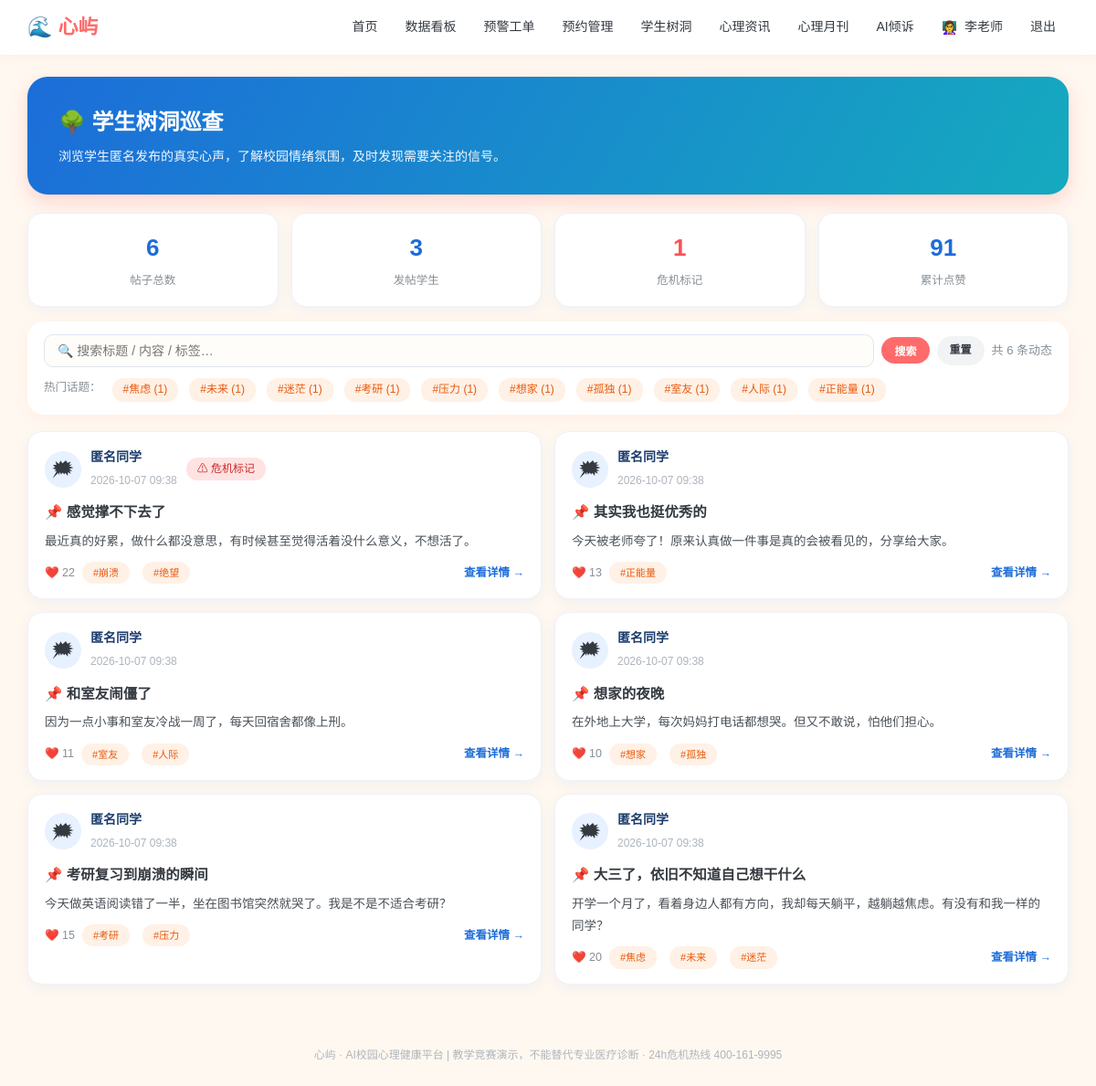
The page /teacher/treehole (signed in) on the database its author committed.
### models.py (models this page shows, shortened)
class User(db.Model):
    __tablename__ = "users"
    id = db.Column(db.Integer, primary_key=True)
    username = db.Column(db.String(64), unique=True, nullable=False)
    password_hash = db.Column(db.String(256), nullable=False)
    role = db.Column(db.String(16), default="student")   # student / counselor / admin
    real_name = db.Column(db.String(64), default="")
    gender = db.Column(db.String(8), default="")
    grade = db.Column(db.String(32), default="")
    major = db.Column(db.String(64), default="")
    phone = db.Column(db.String(32), default="")
    avatar = db.Column(db.String(16), default="🌻")
    avatar_type = db.Column(db.String(16), default="emoji")   # emoji / upload
    avatar_file = db.Column(db.String(128), default="")       # 本地上传头像文件名
    profile_completed = db.Column(db.Boolean, default=False)  # 首次登录是否已完成基本信息
    qualification_no = db.Column(db.String(64), default="")   # 注册系统编号/证书编号
    qualification_verified = db.Column(db.Boolean, default=False)
    student_id = db.Column(db.String(32), default="")
    school = db.Column(db.String(128), default="")
    college = db.Column(db.String(128), default="")
    class_name = db.Column(db.String(64), default="")
    enrollment_year = db.Column(db.String(8), default="")
    education_level = db.Column(db.String(32), default="")
    student_status = db.Column(db.String(32), default="")
    employee_id = db.Column(db.String(32), default="")
    teacher_title = db.Column(db.String(64), default="")
    department = db.Column(db.String(128), default="")
    qualification = db.Column(db.String(256), default="")
    intro = db.Column(db.String(512), default="")
    created_at = db.Column(db.DateTime, default=datetime.now)

class TreePost(db.Model):
    __tablename__ = "tree_posts"
    id = db.Column(db.Integer, primary_key=True)
    user_id = db.Column(db.Integer, db.ForeignKey("users.id"))
    nickname = db.Column(db.String(64), default="匿名同学")
    title = db.Column(db.String(128))
    content = db.Column(db.Text)
    tags = db.Column(db.String(128), default="")
    likes = db.Column(db.Integer, default=0)
    media_kind = db.Column(db.String(16), default="")   # image / audio / video
    media_url = db.Column(db.String(256), default="")   # 相对路径 /static/uploads/...
    crisis_flag = db.Column(db.Boolean, default=False)
    hidden = db.Column(db.Boolean, default=False, server_default="0")  # 学生端仅自己可见
    created_at = db.Column(db.DateTime, default=datetime.now)

### app.py (the view)
@app.route("/teacher/treehole")
@login_required(role="counselor")
def teacher_treehole(u):
    q = (request.args.get("q") or "").strip()
    tag = (request.args.get("tag") or "").strip()
    page = request.args.get("page", 1, type=int)
    per = 12
    query = TreePost.query.filter(TreePost.hidden == False)
    if q:
        query = query.filter(sa_or(TreePost.title.contains(q), TreePost.content.contains(q),
                                   TreePost.tags.contains(q)))
    if tag:
        query = query.filter(TreePost.tags.contains(tag))
    rows, total, pages, page = _treehole_page(query, page, per)
    hot_tags = []
    for p in TreePost.query.all():
        for t in (p.tags or "").split():
            hot_tags.append(t)
    counter = {}
    for t in hot_tags:
        counter[t] = counter.get(t, 0) + 1
    hot_tags = sorted(counter.items(), key=lambda x: -x[1])[:10]
    posts = TreePost.query.filter(TreePost.hidden == False).all()
    post_users = {p.user_id for p in posts}
    stats = {"posts": len(posts), "users": len(post_users),
             "crisis": sum(1 for p in posts if p.crisis_flag),
             "likes": sum(p.likes for p in posts)}
    return render_template("teacher_treehole.html", u=u, posts=rows, q=q, tag=tag,
                           page=page, pages=pages, total=total,
                           hot_tags=hot_tags, stats=stats)

### app.py (called while the page is built)
def login_required(role=None):
    def decor(f):
        @wraps(f)
        def wrapper(*args, **kwargs):
            uid = session.get("uid")
            if not uid:
                return redirect(url_for("login", next=request.path))
            u = db.session.get(User, uid)
            if not u:
                session.clear()
                return redirect(url_for("login"))
            if not u.profile_completed and request.endpoint not in (
                    "profile", "logout", "static", "avatar_upload"):
                flash("首次登录请先完善你的基本信息", "warn")
                return redirect(url_for("profile"))
            if role and u.role != role:
                flash("该页面需要相应权限", "warn")
                return redirect(url_for("index"))
            return f(u, *args, **kwargs)
        return wrapper
    return decor

@app.context_processor
def inject_globals():
    uid = session.get("uid")
    u = db.session.get(User, uid) if uid else None
    def avatar_html(usr, cls="", emoji_cls=""):
        if usr and usr.avatar_type == "upload" and usr.avatar:
            return f'<img class="{cls}" src="{usr.avatar}" alt="头像">'
        return f'<span class="{emoji_cls}">{usr.avatar or "👤" if usr else "👤"}</span>'
    return {"now": datetime.now(), "u": u, "avatar_html": avatar_html}

def _treehole_page(query, page, per):
    total = query.count()
    pages = max(1, (total + per - 1) // per)
    page = min(max(1, page), pages)
    rows = query.order_by(TreePost.created_at.desc()).offset((page - 1) * per).limit(per).all()
    return rows, total, pages, page

### templates/teacher_treehole.html (shortened to what this page needs)
{% extends "base.html" %}
{% block body %}
<div class="hero-banner" style="background:linear-gradient(120deg,#1c6dd9,#15aabf)">
  <h1>🌳 学生树洞巡查</h1>
  <p>浏览学生匿名发布的真实心声，了解校园情绪氛围，及时发现需要关注的信号。</p>
</div>
<div class="th-stats">
  <div class="th-stat"><b>{{ stats.posts }}</b><span>帖子总数</span></div>
  <div class="th-stat"><b>{{ stats.users }}</b><span>发帖学生</span></div>
  <div class="th-stat th-stat-red"><b>{{ stats.crisis }}</b><span>危机标记</span></div>
  <div class="th-stat"><b>{{ stats.likes }}</b><span>累计点赞</span></div>
</div>
<div class="card" style="padding:14px 18px">
  <form method="get" class="th-filter">
    <input type="text" name="q" value="{{ q }}" placeholder="🔍 搜索标题 / 内容 / 标签…">
    <button class="btn btn-sm">搜索</button>
    <a class="btn btn-sm btn-ghost" href="{{ url_for('teacher_treehole') }}">重置</a>
    <span class="th-count">共 {{ total }} 条动态</span>
  </form>
  {% if hot_tags %}
  <div class="th-tags">
    <span style="font-size:12.5px;color:#868e96;margin-right:6px">热门话题：</span>
    {% for t, n in hot_tags %}
    <a class="tag {{ 'tag-blue' if tag==t else '' }}" href="{{ url_for('teacher_treehole', tag=t) }}">#{{ t }} ({{ n }})</a>
    {% endfor %}
  </div>
  {% endif %}
</div>
<div class="th-feed">
  {% for p in posts %}
  {% set s = p.user_id %}
  <div class="th-post">
    <div class="th-post-head">
      <span class="th-emoji">🗯</span>
      <div class="th-post-user">
        <b>{{ p.nickname }}</b>
        <span class="th-time">{{ p.created_at.strftime('%Y-%m-%d %H:%M') }}</span>
      </div>
      {% if p.crisis_flag %}<span class="tag tag-red">⚠ 危机标记</span>{% endif %}
    </div>
    <div class="th-post-title">📌 {{ p.title }}</div>
    <div class="th-post-content">{{ p.content[:220] }}{% if p.content|length>220 %}…{% endif %}</div>
    <div class="th-post-foot">
      <span>❤️ {{ p.likes }}</span>
      {% if p.tags %}{% for t in p.tags.split() %}<span class="tag" style="font-size:11px">#{{ t }}</span>{% endfor %}{% endif %}
      <a class="th-view" href="{{ url_for('treehole_detail', pid=p.id) }}" target="_blank">查看详情 →</a>
    </div>
  </div>
  {% else %}
  <div class="card" style="text-align:center;padding:40px;color:#adb5bd">暂无树洞动态</div>
  {% endfor %}
</div>
{% endblock %}

### templates/base.html (shortened to what this page needs)
<!DOCTYPE html>
<html lang="zh-CN">
<head>
<link href="{{ url_for('static', filename='css/style.css') }}" rel="stylesheet">
</head>
<body>
<nav class="topnav">
  <div class="nav-inner">
    <a class="brand" href="{{ url_for('index') }}">🌊 心屿</a>
    <div class="nav-links">
      {% if u %}
        {% if u.role == 'student' %}
          <a href="{{ url_for('index') }}">首页</a>
          <a href="{{ url_for('assessments') }}">心理测评</a>
          <a href="{{ url_for('treehole') }}">匿名树洞</a>
          <a href="{{ url_for('mood') }}">情绪日记</a>
          <a href="{{ url_for('relax') }}">减压舱</a>
          <a href="{{ url_for('booking') }}">预约咨询</a>
          <a href="{{ url_for('learn') }}">心理成长</a>
          <a href="{{ url_for('chat') }}">AI倾诉</a>
        {% else %}
          <a href="{{ url_for('teacher_home') }}">首页</a>
          <a href="{{ url_for('dash') }}">数据看板</a>
          <a href="{{ url_for('alerts') }}">预警工单</a>
          <a href="{{ url_for('manage_booking') }}">预约管理</a>
          <a href="{{ url_for('teacher_treehole') }}">学生树洞</a>
          <a href="{{ url_for('teacher_news') }}">心理资讯</a>
          <a href="{{ url_for('teacher_journal') }}">心理月刊</a>
          <a href="{{ url_for('chat') }}">AI倾诉</a>
        {% endif %}
        <a class="nav-user" href="{{ url_for('profile') }}" title="个人信息"><span class="nav-avatar-wrap">{{ avatar_html(u, cls="nav-avatar") | safe }}</span> {{ u.real_name or u.username }}</a>
        <a href="{{ url_for('logout') }}">退出</a>
      {% else %}
        <a href="{{ url_for('login') }}">登录</a>
        <a href="{{ url_for('register') }}">注册</a>
      {% endif %}
    </div>
  </div>
</nav>
<main class="container">{% block body %}{% endblock %}</main>
<footer class="footer">心屿 · AI校园心理健康平台 | 教学竞赛演示，不能替代专业医疗诊断 · 24h危机热线 400-161-9995</footer>
</body>
</html>

### static/css/style.css (style rules this page uses)
* { margin: 0; padding: 0; box-sizing: border-box; }
:root { --brand: #ff6b6b; --brand2: #ffa94d; --sky: #4dabf7; --mint: #51cf66; --sun: #ffd43b; --ink: #343a40; --ink2: #868e96; --bg: #fff8f0; --card: #ffffff; --soft: #fff1e6; }
body { font-family: "Microsoft YaHei", "PingFang SC", sans-serif; background: var(--bg); color: var(--ink); line-height: 1.65; }
a { color: var(--brand); text-decoration: none; }
.topnav { background: #fff; box-shadow: 0 2px 12px rgba(255,107,107,.08); position: sticky; top: 0; z-index: 100; }
.nav-inner { max-width: 1180px; margin: 0 auto; padding: 0 20px; height: 60px; display: flex; align-items: center; justify-content: space-between; }
.brand { font-size: 22px; font-weight: 800; color: var(--brand); display:flex; align-items:center; gap:6px; }
.nav-links { display: flex; gap: 2px; align-items: center; flex-wrap: wrap; }
.nav-links a { color: var(--ink); padding: 7px 14px; border-radius: 20px; font-size: 14px; font-weight: 500; transition: .2s; }
.nav-user { font-size: 13px; color: var(--ink2); padding: 0 8px; }
.nav-avatar-wrap { display: inline-flex; vertical-align: middle; margin-right: 4px; }
.container { max-width: 1180px; margin: 24px auto; padding: 0 20px; }
.footer { text-align: center; color: #adb5bd; font-size: 12px; padding: 28px; margin-top: 40px; }
.card { background: var(--card); border-radius: 18px; padding: 22px; box-shadow: 0 4px 16px rgba(255,107,107,.07); margin-bottom: 18px; }
.btn { display: inline-block; background: var(--brand); color: #fff; border: none; padding: 10px 24px; border-radius: 24px; font-size: 14px; cursor: pointer; font-weight: 600; transition:.2s; }
.btn-ghost { background:#f1f3f5; color:var(--ink); }
.btn-sm { padding: 6px 14px; font-size: 12px; }
input[type=text], input[type=password], input[type=date], input[type=time], select, textarea { width: 100%; padding: 10px 14px; border: 2px solid #ffe3d3; border-radius: 12px; font-size: 14px; font-family: inherit; background:#fffdf9; }
.tag { display: inline-block; background: var(--soft); color: #e8590c; font-size: 12px; padding: 3px 12px; border-radius: 12px; margin-right: 6px; font-weight:500; }
.tag-red { background:#ffe3e3; color:#c92a2a; }
.hero-banner { background: linear-gradient(120deg, #ff6b6b, #ffa94d 60%, #ffd43b); color:#fff; border-radius:22px; padding:30px 34px; margin-bottom:20px; box-shadow:0 8px 20px rgba(255,107,107,.25); }
.hero-banner h1 { font-size:24px; margin-bottom:6px; }
.hero-banner p { opacity:.95; font-size:14px; }

### templates/teacher_treehole.html (style rules this page uses)
.th-stats { display:grid;grid-template-columns:repeat(4,1fr);gap:14px;margin-bottom:16px }
.th-stat { background:#fff;border-radius:16px;padding:16px;text-align:center;box-shadow:0 4px 14px rgba(28,109,217,.06);border:1px solid #eef2f7 }
.th-stat b { font-size:26px;color:#1c6dd9;display:block }
.th-stat.th-stat-red b { color:#fa5252 }
.th-stat span { font-size:12.5px;color:#868e96 }
.th-filter { display:flex;gap:8px;align-items:center;flex-wrap:wrap }
.th-filter input { flex:1;min-width:200px;padding:9px 14px;border:1px solid #e0e6ed;border-radius:10px;font-size:14px }
.th-count { font-size:13px;color:#868e96;margin-left:auto }
.th-tags { display:flex;gap:6px;flex-wrap:wrap;margin-top:12px }
.th-feed { display:grid;grid-template-columns:1fr 1fr;gap:14px;margin-bottom:16px }
.th-post { background:#fff;border-radius:16px;padding:16px 18px;box-shadow:0 4px 14px rgba(28,109,217,.06);border:1px solid #eef2f7;transition:.15s }
.th-post-head { display:flex;align-items:center;gap:10px;margin-bottom:10px }
.th-emoji { width:40px;height:40px;border-radius:50%;background:#e7f1ff;display:flex;align-items:center;justify-content:center;font-size:20px }
.th-post-user b { font-size:14px;color:#1c3d6e;display:block }
.th-time { font-size:12px;color:#adb5bd }
.th-post-title { font-size:15.5px;font-weight:700;color:#343a40;margin-bottom:7px }
.th-post-content { font-size:13.5px;color:#495057;line-height:1.8;margin-bottom:10px }
.th-post-foot { display:flex;gap:8px;align-items:center;flex-wrap:wrap;font-size:12.5px;color:#868e96 }
.th-view { margin-left:auto;color:#1c6dd9;font-weight:600 }

### rows shown on the page
User: avatar_type+avatar "👩‍🏫", real_name "李老师"
TreePost: tags "正能量", n "1", nickname "匿名同学", created_at "2026-10-07 09:38", title "其实我也挺优秀的", content "今天被老师夸了！原来认真做一件事是真的会被看见的，分享给大家。", likes "13"
TreePost: nickname "匿名同学", created_at "2026-10-07 09:38", crisis_flag "⚠ 危机标记", title "感觉撑不下去了", content "最近真的好累，做什么都没意思，有时候甚至觉得活着没什么意义，不想活了。", likes "22", split "崩溃" "绝望"
TreePost: nickname "匿名同学", created_at "2026-10-07 09:38", title "和室友闹僵了", content "因为一点小事和室友冷战一周了，每天回宿舍都像上刑。", likes "11", split "室友" "人际"
TreePost: nickname "匿名同学", created_at "2026-10-07 09:38", title "想家的夜晚", content "在外地上大学，每次妈妈打电话都想哭。但又不敢说，怕他们担心。", likes "10", split "想家" "孤独"
TreePost: nickname "匿名同学", created_at "2026-10-07 09:38", title "考研复习到崩溃的瞬间", content "今天做英语阅读错了一半，坐在图书馆突然就哭了。我是不是不适合考研？", likes "15", split "考研" "压力"
TreePost: nickname "匿名同学", created_at "2026-10-07 09:38", title "大三了，依旧不知道自己想干什么", content "开学一个月了，看着身边人都有方向，我却每天躺平，越躺越焦虑。有没有和我一样的同学？", likes "20", split "焦虑" "未来" "迷茫"

### other values the page prints
{{ stats.posts }} "6"
{{ stats.users }} "3"
{{ stats.crisis }} "1"
{{ stats.likes }} "91"
{{ total }} "6"
{{ t }} "焦虑" "未来" "迷茫" "考研" "压力" "想家" "孤独" "室友" "人际"
{{ n }} "1" "1" "1" "1" "1" "1" "1" "1" "1"
